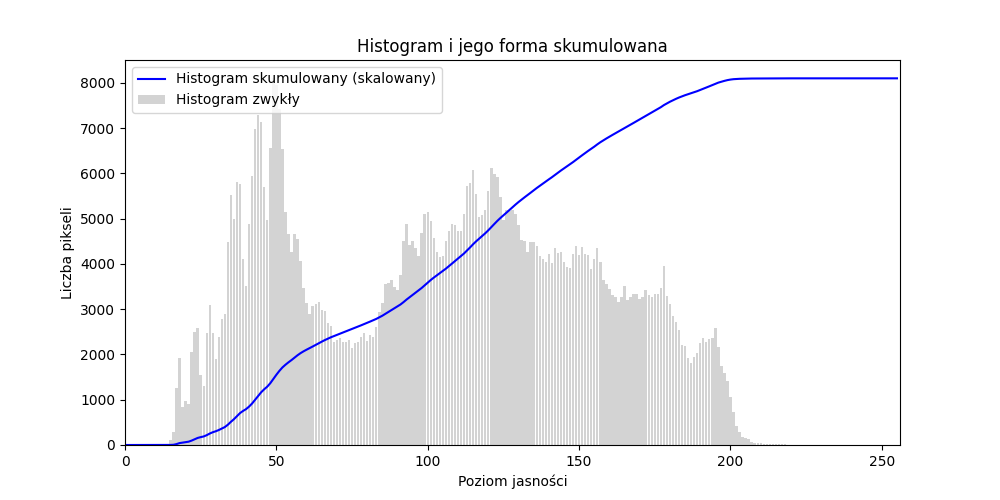

Write the Python code that produced this figure.
import cv2
import numpy as np
import matplotlib.pyplot as plt

def plot_cumulative_histogram(image_path):
    img = cv2.imread(image_path, cv2.IMREAD_GRAYSCALE)
    if img is None:
        return print("Błąd: Nie znaleziono pliku.")

    hist, bins = np.histogram(img.flatten(), bins=256, range=[0,256])

    cdf = hist.cumsum()

    cdf_normalized = cdf * hist.max() / cdf.max()

    plt.figure(figsize=(10, 5))
    
    plt.bar(range(256), hist, color='lightgray', label='Histogram zwykły')
    
    plt.plot(cdf_normalized, color='blue', label='Histogram skumulowany (skalowany)')
    
    plt.title("Histogram i jego forma skumulowana")
    plt.xlabel("Poziom jasności")
    plt.ylabel("Liczba pikseli")
    plt.legend()
    plt.xlim([0, 256])
    plt.show()

plot_cumulative_histogram('RezydencjaDiabla.png')
